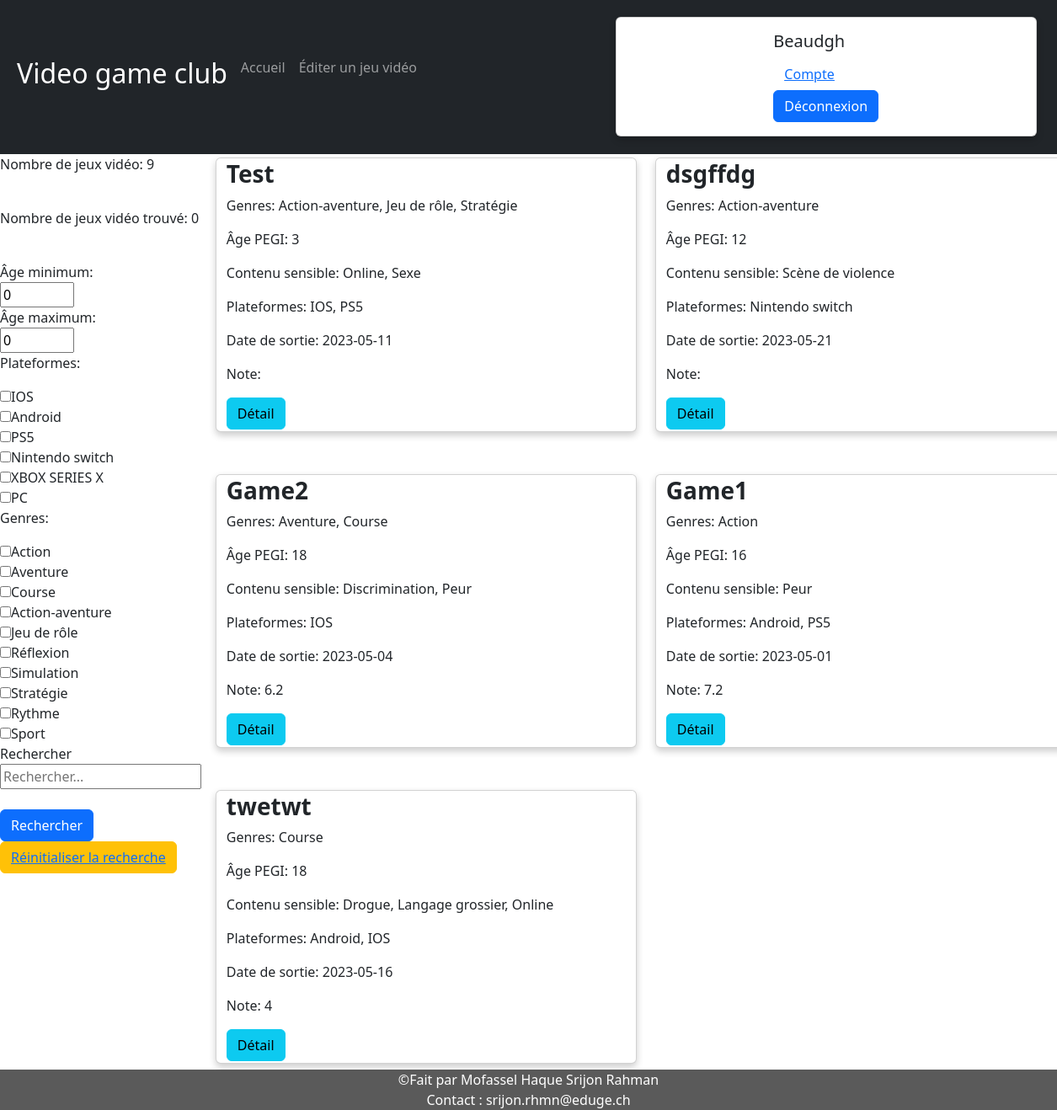
The app's page /vue/index.php (signed in) with its own data.
### tables this page shows
CREATE TABLE `utilisateur` (
  `idUtilisateur` int NOT NULL,
  `nom` varchar(64) NOT NULL,
  `prenom` varchar(64) NOT NULL,
  `pseudo` varchar(64) NOT NULL,
  `email` varchar(64) NOT NULL,
  `statut` tinyint(1) NOT NULL,
  `motDePasse` varchar(60) NOT NULL
);

CREATE TABLE `plateforme` (
  `idPlateforme` int NOT NULL,
  `nomPlateforme` varchar(25) NOT NULL
);

CREATE TABLE `genre` (
  `idGenre` int NOT NULL,
  `nomGenre` varchar(25) NOT NULL
);

CREATE TABLE `jeuvideo` (
  `idJeuVideo` int NOT NULL,
  `titre` varchar(100) NOT NULL,
  `version` double DEFAULT NULL,
  `dateSortie` date NOT NULL,
  `datePublication` date DEFAULT NULL,
  `imageEncode` longtext,
  `description` varchar(1000) NOT NULL,
  `trancheAge` int NOT NULL,
  `proposition` tinyint(1) NOT NULL
);

### vue/index.php (the view, shortened to what the rows shown need)
<!DOCTYPE html>
<html lang="fr">
<head>
    <link rel="stylesheet" href="../css/base.css">
    <link rel="stylesheet" href="../css/jeu.css">
    <link href="https://cdn.jsdelivr.net/npm/bootstrap@5.2.1/dist/css/bootstrap.min.css" rel="stylesheet">
</head>
<body>
    <?php
    require_once $_SERVER['DOCUMENT_ROOT'] . '/fonctions/fonction_utilisateur.php';
    require_once $_SERVER['DOCUMENT_ROOT'] . '/fonctions/fonction_session.php';
    require_once $_SERVER['DOCUMENT_ROOT'] . '/fonctions/fonction_jeuVideo.php';
    require_once $_SERVER['DOCUMENT_ROOT'] . '/fonctions/fonction_notation.php';
    $titreCle = "";
    $plateformes = "";
    $genres = "";
    $ageMin = 0;
    $ageMax = 0;
    $erreurAgeMin = "";
    $erreurAgeMax = "";
    $coche = "";
    $utilisateur = RecupereUtilisateurParSession();
    $nomUtilisateur = 'invité';
    $boutonTexte = 'Connexion';
    $boutonParametre = '';
    $nomConnexionDeconnexion = "connexion";
    if ($utilisateur != false) {
        $nomUtilisateur = $utilisateur[0]->pseudo;
        $nomConnexionDeconnexion = "deconnexion";
        $boutonTexte = 'Déconnexion';
        $boutonParametre = '<button class="btn btn-link"><a href="./profil.php?id=' . $utilisateur[0]->idUtilisateur . '">Compte</a></button>';
    }
    if (isset($_POST["rechercher"])) {
        $titreCle = filter_input(INPUT_POST, "titreCle");
        $titreCle = antiInjectionXSS($titreCle);
        $ageMin = filter_input(INPUT_POST, "ageMin", FILTER_SANITIZE_NUMBER_INT);
        $ageMax = filter_input(INPUT_POST, "ageMax", FILTER_SANITIZE_NUMBER_INT);
        if ($ageMin <= -1 || $ageMin >= 19) {
            $erreurAgeMin = COULEUR_MESSAGE_ERREUR;
        }
        if ($ageMax <= -1 || $ageMax >= 19) {
            $erreurAgeMax = COULEUR_MESSAGE_ERREUR;
        }
        if (isset($_POST['genre'])) {
            $genre = $_POST['genre'];
            $genres = implode(",", $genre);
        }
        if (isset($_POST['plateforme'])) {
            $plateforme = $_POST['plateforme'];
            $plateformes = implode(",", $plateforme);
        }
        if ($erreurAgeMin != COULEUR_MESSAGE_ERREUR && $erreurAgeMax != COULEUR_MESSAGE_ERREUR) {
            $registreJeu = RechercherJeu($titreCle, $genres, $plateformes, $ageMin, $ageMax);
            if ($registreJeu === false) {
                echo '<script>alert("Le jeu ne peut être affichée. Une erreur s\'est produite.")</script>';
            }
        } else {
            echo '<script>alert("Veuillez remplire les champs correctement s\'il vous plaît")</script>';
            $registreJeu = RecupereJeuxVideoPublie();
            if ($registreJeu === false) {
                echo '<script>alert("Les données des jeux ne peuvent être affichées. Une erreur s\'est produite.")</script>';
            }
        }
    } else {
        $registreJeu = RecupereJeuxVideoPublie();
    }
    $registreGenre = RecupereGenre();
    $registrePlateforme = RecuperePlateforme();
    $nombreJeux = RecupereNombreJeux();
    $nombreJeux = $nombreJeux[0][0];
    $nombreJeuxRecherche = count(RechercherJeu($titreCle, $genres, $plateformes, $ageMin, $ageMax));
    ?>
    <header>
        <nav class="navbar navbar-expand-lg navbar-dark bg-dark">
            <div class="container-fluid">
                <ul class="navbar-nav">
                    <li class="nav-item"><a class="nav-link active" href="./index.php">
                            <h2>Video game club</h2>
                        </a></li>
                </ul>
                <div class="card d-flex flex-column align-items-center">
                    <div class="card-body">
                        <h5 class="card-title"><?= $nomUtilisateur ?></h5>
                        <?= $boutonParametre ?>
                        <form action="" method="POST">
                            <input type="submit" name="<?= $nomConnexionDeconnexion ?>" class="btn btn-primary" value="<?= $boutonTexte ?>">
                        </form>
                    </div>
                </div>
            </div>
        </nav>
    </header>
    <main>
        <aside>
            <p>Nombre de jeux vidéo: <?= $nombreJeux; ?></p><br>
            <p>Nombre de jeux vidéo trouvé: <?= $nombreJeuxRecherche; ?> </p><br>
            <form action="" method="POST">
                <label for="ageMin" style="color:<?= $erreurAgeMin; ?>">Âge minimum: </label><br>
                <input type="number" name="ageMin" min="0" max="18" value="<?= $ageMin ?>"><br>
                <label for="ageMax" style="color:<?= $erreurAgeMax; ?>">Âge maximum: </label><br>
                <input type="number" name="ageMax" min="0" max="18" value="<?= $ageMax ?>">
                <p>Plateformes:</p>
                <?php
                foreach ($registrePlateforme as $plateforme) {
                    if (isset($_POST["plateforme"]) && in_array($plateforme->nomPlateforme, $_POST["plateforme"])) {
                        $coche = "checked";
                    } else {
                        $coche = "";
                    }
                    echo "<input type=\"checkbox\" name=\"plateforme[]\" value=\"$plateforme->nomPlateforme\" $coche>$plateforme->nomPlateforme<br>";
                }
                ?>
                <p>Genres:</p>
                <?php
                foreach ($registreGenre as $genre) {
                    if (isset($_POST["genre"]) && in_array($genre->nomGenre, $_POST["genre"])) {
                        $coche = "checked";
                    } else {
                        $coche = "";
                    }
                    echo "<input type=\"checkbox\" name=\"genre[]\" value=\"$genre->nomGenre\" $coche>$genre->nomGenre<br>";
                }
                ?>
                <div class="search-container">
                    <label for="titreCle"> Rechercher</label><br>
                    <input type="text" placeholder="Rechercher..." name="titreCle" value="<?= $titreCle ?>">
                </div><br>
                <input type="submit" name="rechercher" class="btn btn-primary" value="Rechercher"><br>
                <button class="btn btn-warning"><a href="./index.php">Réinitialiser la recherche</a></button>
            </form>
        </aside>
        <div class="main">
            <?php
            foreach ($registreJeu as $jeu) {
                $tableauNoteJeu = RecupereNoteJeuParId($jeu->idJeuVideo);
                $note = $tableauNoteJeu[0]->note;
                echo "<div class=\"card\">";
                echo "<div class=\"container\">";
                echo "<h3><b>$jeu->titre</b></h3>";
                echo "<p> Genres: $jeu->genre</p>";
                echo "<p> Âge PEGI: $jeu->trancheAge</p>";
                echo "<p> Contenu sensible: $jeu->contenuSensible</p>";
                echo "<p>Plateformes: $jeu->plateforme</p> ";
                echo "<p>Date de sortie: $jeu->dateSortie</p>";
                echo "<p>Note: $note</p>";
                echo '<form action="" method="post"><input type="hidden" name="jeu" value="' . $jeu->idJeuVideo . '">';
                echo '<input type="submit" name="DET" class="btn btn-info" value="' . DETAIL_BUTTON . '"></form>';
                echo "</div></div>";
            }
            ?>
        </div>
    </main>
</body>
</html>

### records on screen
utilisateur: pseudo "Beaudgh"
plateforme: nomPlateforme "IOS"
plateforme: nomPlateforme "Android"
plateforme: nomPlateforme "PS5"
plateforme: nomPlateforme "Nintendo switch"
plateforme: nomPlateforme "XBOX SERIES X"
plateforme: nomPlateforme "PC"
genre: nomGenre "Action"
genre: nomGenre "Aventure"
genre: nomGenre "Course"
genre: nomGenre "Action-aventure"
genre: nomGenre "Jeu de rôle"
genre: nomGenre "Réflexion"
genre: nomGenre "Simulation"
genre: nomGenre "Stratégie"
genre: nomGenre "Rythme"
genre: nomGenre "Sport"
jeuvideo: titre "Test", genre "Action-aventure, Jeu de rôle, Stratégie", trancheAge "3", contenuSensible "Online, Sexe", plateforme "IOS, PS5", dateSortie "2023-05-11"
jeuvideo: titre "dsgffdg", genre "Action-aventure", trancheAge "12", contenuSensible "Scène de violence", plateforme "Nintendo switch", dateSortie "2023-05-21"
jeuvideo: titre "Game2", genre "Aventure, Course", trancheAge "18", contenuSensible "Discrimination, Peur", plateforme "IOS", dateSortie "2023-05-04", note "6.2"
jeuvideo: titre "Game1", genre "Action", trancheAge "16", contenuSensible "Peur", plateforme "Android, PS5", dateSortie "2023-05-01", note "7.2"
jeuvideo: titre "twetwt", genre "Course", trancheAge "18", contenuSensible "Drogue, Langage grossier, Online", plateforme "Android, IOS", dateSortie "2023-05-16", note "4"

### other values on screen
$nombreJeux "9"
$nombreJeuxRecherche "0"
